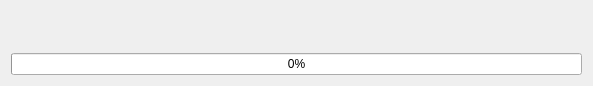
<?xml version="1.0" encoding="UTF-8"?>
<ui version="4.0">
 <class>FileProcessDialog</class>
 <widget class="QDialog" name="FileProcessDialog">
  <property name="geometry">
   <rect>
    <x>0</x>
    <y>0</y>
    <width>593</width>
    <height>85</height>
   </rect>
  </property>
  <property name="windowTitle">
   <string>Add file</string>
  </property>
  <property name="windowIcon">
   <iconset resource="resources.qrc">
    <normaloff>:/icons/resources/mediainfo.ico</normaloff>:/icons/resources/mediainfo.ico</iconset>
  </property>
  <layout class="QHBoxLayout" name="horizontalLayout">
   <item>
    <layout class="QVBoxLayout" name="_2">
     <item>
      <widget class="QLabel" name="lblFileName">
       <property name="font">
        <font>
         <pointsize>10</pointsize>
        </font>
       </property>
       <property name="text">
        <string/>
       </property>
       <property name="alignment">
        <set>Qt::AlignCenter</set>
       </property>
      </widget>
     </item>
     <item>
      <widget class="QLabel" name="lblCounter">
       <property name="font">
        <font>
         <pointsize>10</pointsize>
        </font>
       </property>
       <property name="text">
        <string/>
       </property>
       <property name="alignment">
        <set>Qt::AlignCenter</set>
       </property>
      </widget>
     </item>
     <item>
      <widget class="QProgressBar" name="progressBar">
       <property name="value">
        <number>0</number>
       </property>
       <property name="textVisible">
        <bool>true</bool>
       </property>
       <property name="textDirection">
        <enum>QProgressBar::TopToBottom</enum>
       </property>
      </widget>
     </item>
    </layout>
   </item>
  </layout>
 </widget>
 <resources>
  <include location="resources.qrc"/>
 </resources>
 <connections/>
</ui>
